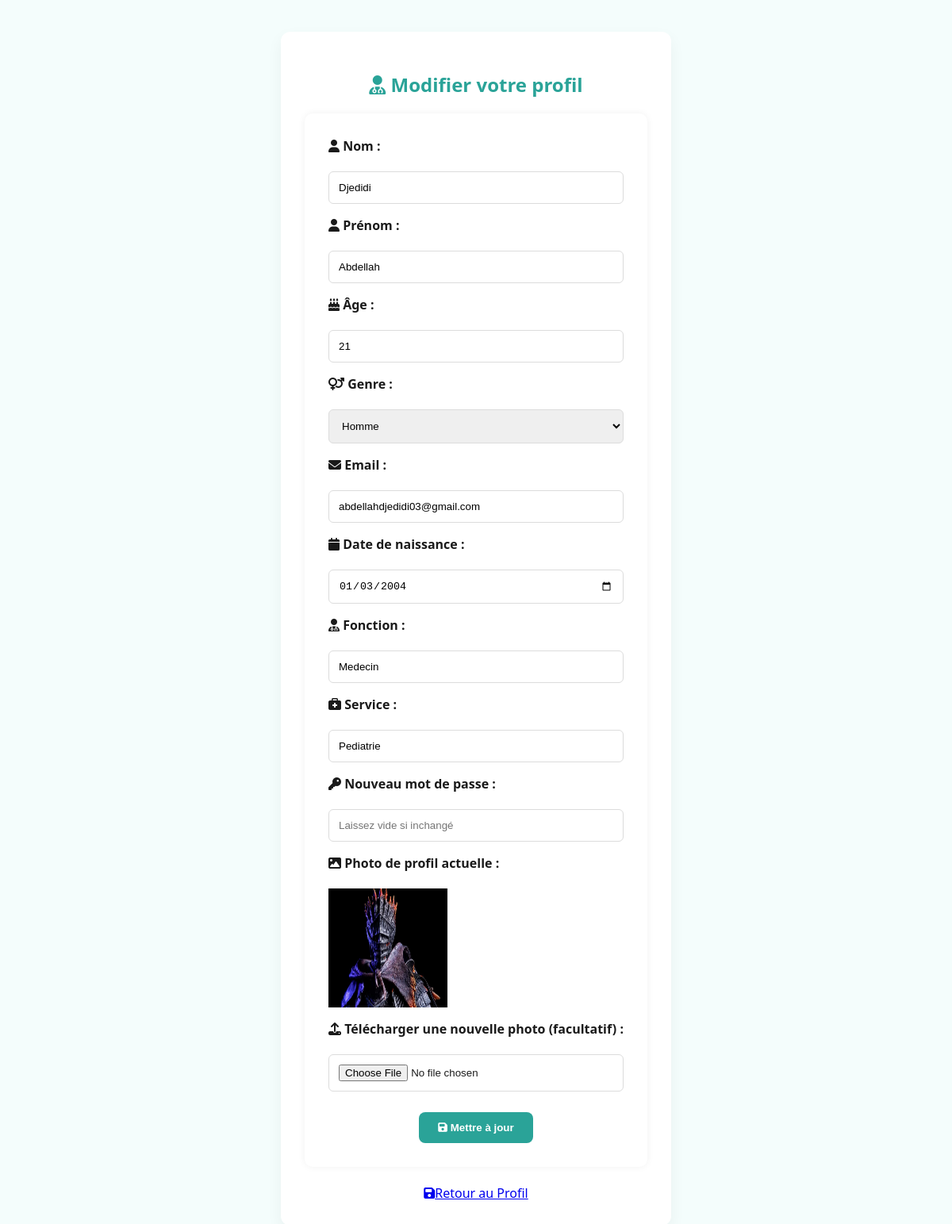
Page /modifier_profil (signed in) on the committed database.
### tables this page shows
CREATE TABLE Informations (
    nom VARCHAR(255),
    prenom VARCHAR(255),
    age INT,
    genre VARCHAR(30),
    email VARCHAR(50),
    dateNaissance DATE,
    type VARCHAR INT,
    password VARCHAR(255),
    photo VARCHAR(255),
    fonction VARCHAR(30),
    service VARCHAR(30),
    niveau INT,
    pseudonyme VARCHAR(50) PRIMARY KEY,
    points FLOAT,
    nbAction INT,
    nbAcces INT,
    FOREIGN KEY (pseudonyme) REFERENCES Connexion(pseudonyme)
);

### app.py (the view, shortened to what this page needs)
@app.route('/modifier_profil', methods=['GET', 'POST'])
def modifier_profil():
    if 'username' not in session:
        return redirect(url_for('connexion'))
    pseudonyme = session['username']
    user_info = getUserInfos(pseudonyme)
    return render_template('modifier_profil.html', user=user_info, photo_url=user_info[8])

### app.py (called while the page is built)
@app.context_processor
def inject_user_type():
    def get_user_type_safe(pseudo):
        result = get_user_type(pseudo)
        return int(result[0]) if result else 0
    return dict(get_user_type=get_user_type_safe)

### models.py (called while the page is built)
def getUserInfos(username):
    con = sql.connect("donnees.db")
    cur = con.cursor()
    cur.execute("SELECT * FROM Informations WHERE pseudonyme = ?", (username,))
    user = cur.fetchone()
    con.close()
    return user

### templates/modifier_profil.html (shortened to what this page needs)
<!DOCTYPE html>
<html lang="fr">
<head>
    <link rel="stylesheet" href="{{ url_for('static', filename='dist/css/styles.css') }}">
</head>
<body>
    <div class="container">
        <h2><i class="fas fa-user-md"></i> Modifier votre profil</h2>
        <form method="POST" enctype="multipart/form-data">
            <label><i class="fas fa-user"></i> Nom :</label>
            <input type="text" name="nom" value="{{ user[0] }}" required>
            <label><i class="fas fa-user"></i> Prénom :</label>
            <input type="text" name="prenom" value="{{ user[1] }}" required>
            <label><i class="fas fa-birthday-cake"></i> Âge :</label>
            <input type="number" name="age" value="{{ user[2] }}" required>
            <label><i class="fas fa-venus-mars"></i> Genre :</label>
            <select name="genre">
                <option value="Homme" {% if user[3] == "Homme" %}selected{% endif %}>Homme</option>
            </select>
            <label><i class="fas fa-envelope"></i> Email :</label>
            <input type="email" name="email" value="{{ user[4] }}" required>
            <label><i class="fas fa-calendar"></i> Date de naissance :</label>
            <input type="date" name="dateNaissance" value="{{ user[5] }}" required>
            <label><i class="fas fa-user-md"></i> Fonction :</label>
            <input type="text" name="fonction" value="{{ user[9] }}">
            <label><i class="fas fa-briefcase-medical"></i> Service :</label>
            <input type="text" name="service" value="{{ user[10] }}">
            <label><i class="fas fa-key"></i> Nouveau mot de passe :</label>
            <input type="password" name="password" placeholder="Laissez vide si inchangé">
            <label><i class="fas fa-image"></i> Photo de profil actuelle :</label>
            <img src="{{ url_for('static', filename='images/' + user[8]) if user[8] else url_for('static', filename='images/default.png') }}"
                alt="Photo de profil" width="150" height="150">
            <label><i class="fas fa-upload"></i> Télécharger une nouvelle photo (facultatif) :</label>
            <input type="file" name="photo" accept="image/*">
            <button type="submit"><i class="fas fa-save"></i> Mettre à jour</button>
        </form>
        <br>
        <a href="{{ url_for('profile') }}"><i class="fas fa-save"></i>Retour au Profil</a>
    </div>
</body>
</html>

### rows in the picture
Informations: nom "Djedidi", prenom "Abdellah", age "21", email "abdellahdjedidi03@gmail.com", dateNaissance "01/03/2004", fonction "Medecin", service "Pediatrie", photo (picture)
